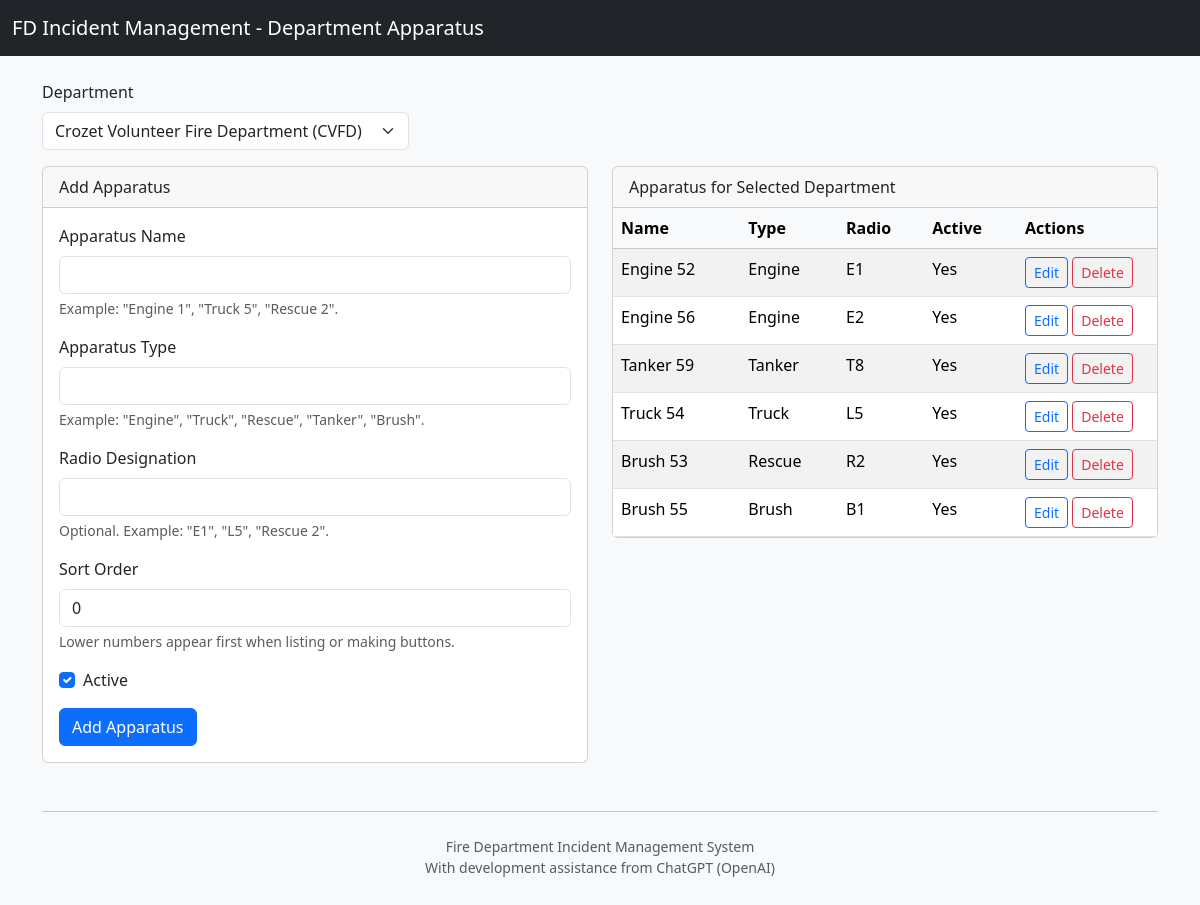
Page /department_apparatus_manage.php?dept_id=1 on the committed database.
### tables this page shows
CREATE TABLE `department_apparatus` (
  `id` int(10) UNSIGNED NOT NULL,
  `dept_id` int(10) UNSIGNED NOT NULL,
  `apparatus_name` varchar(100) NOT NULL,
  `apparatus_type` varchar(50) NOT NULL,
  `radio_id` varchar(50) DEFAULT NULL,
  `sort_order` int(10) UNSIGNED NOT NULL DEFAULT '0',
  `is_active` tinyint(1) NOT NULL DEFAULT '1',
  `created_at` datetime NOT NULL DEFAULT CURRENT_TIMESTAMP
);

### department_apparatus_manage.php (the view, shortened to what this page needs)
<?php
require_once "db_connect.php";
function e($v) {
    return htmlspecialchars((string)$v, ENT_QUOTES, 'UTF-8');
}
$departments = [];
$result = $conn->query("SELECT id, dept_name, dept_short_name FROM department WHERE is_active = 1 ORDER BY dept_name ASC");
if ($result) {
    while ($row = $result->fetch_assoc()) {
        $departments[] = $row;
    }
}
$currentDeptId = 0;
if (isset($_GET['dept_id'])) {
    $currentDeptId = (int)$_GET['dept_id'];
} elseif (!empty($departments)) {
    $currentDeptId = (int)$departments[0]['id'];
}
$apparatusList = [];
$editApparatus = null;
if ($currentDeptId > 0) {
    $stmt = $conn->prepare("SELECT * FROM department_apparatus WHERE dept_id = ? ORDER BY sort_order ASC, apparatus_name ASC");
    if ($stmt) {
        $stmt->bind_param("i", $currentDeptId);
        $stmt->execute();
        $result = $stmt->get_result();
        while ($row = $result->fetch_assoc()) {
            $apparatusList[] = $row;
        }
    }
}
?>
<!doctype html>
<html lang="en">
<head>
    <link href="https://cdn.jsdelivr.net/npm/bootstrap@5.3.3/dist/css/bootstrap.min.css" rel="stylesheet"
>
</head>
<body class="bg-light">
<nav class="navbar navbar-expand-lg navbar-dark bg-dark mb-4">
    <div class="container-fluid">
        <span class="navbar-brand">FD Incident Management - Department Apparatus</span>
    </div>
</nav>
<div class="container mb-5">
    <div class="mb-3">
        <form method="get" action="department_apparatus_manage.php" class="row g-2 align-items-end">
            <div class="col-md-6 col-lg-4">
                <label for="dept_id" class="form-label">Department</label>
                <select class="form-select" id="dept_id" name="dept_id" onchange="this.form.submit()">
                    <?php if (empty($departments)): ?>
                        <option value="0">No active departments found</option>
                    <?php else: ?>
                        <?php foreach ($departments as $dept): ?>
                            <option value="<?php echo (int)$dept['id']; ?>"
                                <?php echo ((int)$dept['id'] === $currentDeptId) ? 'selected' : ''; ?>>
                                <?php echo e($dept['dept_name']); ?> (<?php echo e($dept['dept_short_name']); ?>)
                            </option>
                        <?php endforeach; ?>
                    <?php endif; ?>
                </select>
            </div>
        </form>
    </div>
    <?php if ($currentDeptId <= 0 || empty($departments)): ?>
        <div class="alert alert-warning">
            Please add an active department first on the Department Management page, then return here.
        </div>
    <?php else: ?>
        <div class="row">
            <div class="col-lg-6">
                <div class="card mb-4">
                    <div class="card-header">
                        <?php if ($editApparatus): ?>
                            Edit Apparatus
                        <?php else: ?>
                            Add Apparatus
                        <?php endif; ?>
                    </div>
                    <div class="card-body">
                        <form method="post" action="department_apparatus_manage.php?dept_id=<?php echo $currentDeptId; ?>">
                            <div class="mb-3">
                                <label for="apparatus_name" class="form-label">Apparatus Name</label>
                                <input type="text"
                                       class="form-control"
                                       id="apparatus_name"
                                       name="apparatus_name"
                                       required
                                       value="<?php echo $editApparatus ? e($editApparatus['apparatus_name']) : ''; ?>">
                                <div class="form-text">
                                    Example: "Engine 1", "Truck 5", "Rescue 2".
                                </div>
                            </div>
                            <div class="mb-3">
                                <label for="apparatus_type" class="form-label">Apparatus Type</label>
                                <input type="text"
                                       class="form-control"
                                       id="apparatus_type"
                                       name="apparatus_type"
                                       required
                                       value="<?php echo $editApparatus ? e($editApparatus['apparatus_type']) : ''; ?>">
                                <div class="form-text">
                                    Example: "Engine", "Truck", "Rescue", "Tanker", "Brush".
                                </div>
                            </div>
                            <div class="mb-3">
                                <label for="radio_id" class="form-label">Radio Designation</label>
                                <input type="text"
                                       class="form-control"
                                       id="radio_id"
                                       name="radio_id"
                                       value="<?php echo $editApparatus ? e($editApparatus['radio_id'] ?? '') : ''; ?>">
                                <div class="form-text">
                                    Optional. Example: "E1", "L5", "Rescue 2".
                                </div>
                            </div>
                            <div class="mb-3">
                                <label for="sort_order" class="form-label">Sort Order</label>
                                <input type="number"
                                       class="form-control"
                                       id="sort_order"
                                       name="sort_order"
                                       value="<?php echo $editApparatus ? (int)$editApparatus['sort_order'] : 0; ?>">
                                <div class="form-text">
                                    Lower numbers appear first when listing or making buttons.
                                </div>
                            </div>
                            <div class="form-check mb-3">
                                <input class="form-check-input"
                                       type="checkbox"
                                       id="is_active"
                                       name="is_active"
                                    <?php
                                    $isActiveChecked = true;
                                    echo $isActiveChecked ? 'checked' : '';
                                    ?>>
                                <label class="form-check-label" for="is_active">
                                    Active
                                </label>
                            </div>
                            <button type="submit" name="save_apparatus" class="btn btn-primary">
                                <?php echo $editApparatus ? 'Update Apparatus' : 'Add Apparatus'; ?>
                            </button>
                        </form>
                    </div>
                </div>
            </div>
            <div class="col-lg-6">
                <div class="card">
                    <div class="card-header">
                        Apparatus for Selected Department
                    </div>
                    <div class="card-body p-0">
                        <?php if (count($apparatusList) === 0): ?>
                            <p class="p-3 mb-0">No apparatus found for this department. Add apparatus using the form on the left.</p>
                        <?php else: ?>
                            <div class="table-responsive">
                                <table class="table table-striped table-hover mb-0">
                                    <thead class="table-light">
                                    <tr>
                                        <th scope="col">Name</th>
                                        <th scope="col">Type</th>
                                        <th scope="col">Radio</th>
                                        <th scope="col">Active</th>
                                        <th scope="col" style="width: 140px;">Actions</th>
                                    </tr>
                                    </thead>
                                    <tbody>
                                    <?php foreach ($apparatusList as $app): ?>
                                        <tr>
                                            <td><?php echo e($app['apparatus_name']); ?></td>
                                            <td><?php echo e($app['apparatus_type']); ?></td>
                                            <td><?php echo e($app['radio_id']); ?></td>
                                            <td><?php echo ((int)$app['is_active'] === 1) ? 'Yes' : 'No'; ?></td>
                                            <td>
                                                <a href="department_apparatus_manage.php?dept_id=<?php echo $currentDeptId; ?>&edit_id=<?php echo (int)$app['id']; ?>"
                                                   class="btn btn-sm btn-outline-primary">
                                                    Edit
                                                </a>
                                                <a href="department_apparatus_manage.php?dept_id=<?php echo $currentDeptId; ?>&delete_id=<?php echo (int)$app['id']; ?>"
                                                   class="btn btn-sm btn-outline-danger"
                                                   onclick="return confirm('Are you sure you want to delete this apparatus?');">
                                                    Delete
                                                </a>
                                            </td>
                                        </tr>
                                    <?php endforeach; ?>
                                    </tbody>
                                </table>
                            </div>
                        <?php endif; ?>
                    </div>
                </div>
            </div>
        </div>
    <?php endif; ?>
    <hr class="my-4">
    <footer class="text-center text-muted small">
        Fire Department Incident Management System<br>
        With development assistance from ChatGPT (OpenAI)
    </footer>
</div>
</body>
</html>

### rows in the picture
department_apparatus: apparatus_name "Engine 52", apparatus_type "Engine", radio "E1", is_active "Yes"
department_apparatus: apparatus_name "Engine 56", apparatus_type "Engine", radio "E2", is_active "Yes"
department_apparatus: apparatus_name "Tanker 59", apparatus_type "Tanker", radio "T8", is_active "Yes"
department_apparatus: apparatus_name "Truck 54", apparatus_type "Truck", radio "L5", is_active "Yes"
department_apparatus: apparatus_name "Brush 53", apparatus_type "Rescue", radio "R2", is_active "Yes"
department_apparatus: apparatus_name "Brush 55", apparatus_type "Brush", radio "B1", is_active "Yes"

### other values in the picture
form field dept_id "Crozet Volunteer Fire Department (CVFD)"
